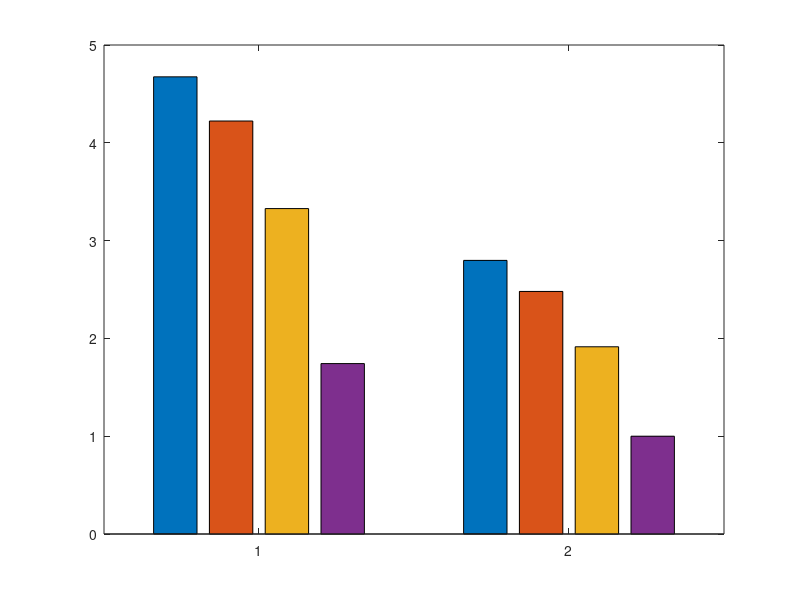

MATLAB code to generate this figure: (Note: this script raises an error after producing the figure.)
clear; clc; close all;
load matMul.mat;

figure
bar(mydata_B1);

X = categorical({'baseline', 'mad\_mod', 'inline asm', 'mem cache'});
X = reordercats(X,{'baseline', 'mad\_mod', 'inline asm', 'mem cache'});
h = bar(X, mydata_B1);
%set(gca, 'YTick', [])
ylabel('Normalized Execution Time','FontSize',16, 'FontWeight','bold')
legend('matMul\_100x10x1', 'matMul\_10x9x8', 'Location', 'Best','FontSize',16) 
set(gca,'FontSize',16, 'FontWeight','bold')

figure

X = categorical({'baseline', 'mad\_mod', 'inline asm', 'mem cache'});
X = reordercats(X,{'baseline', 'mad\_mod', 'inline asm', 'mem cache'});
h = bar(X, mydata_A0);
%set(gca, 'YTick', [])
ylabel('Normalized Execution Time','FontSize',16, 'FontWeight','bold')
legend('matMul\_100x10x1', 'matMul\_10x9x8', 'Location', 'Best','FontSize',16) 
set(gca,'FontSize',16, 'FontWeight','bold')